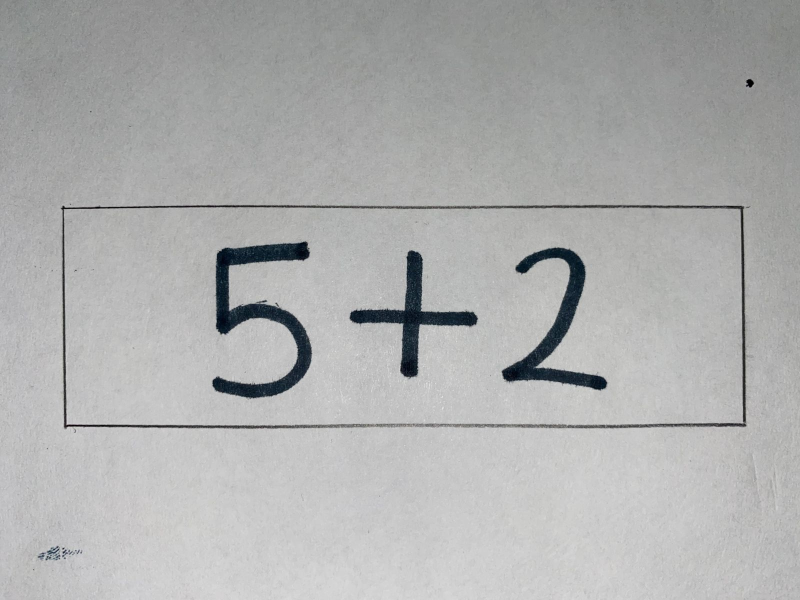
#> input picture pic5.jpg, 1600 x 1200 px (shown at 1/2 size)
$ python detector.py
#> lines starting #> are read from the running program, lines starting #| are printed output that depends on the picture; after the words box and inside, x2 and y2 are one past the last pixel; in counts of white or black regions, pixels touching at a corner belong together
import cv2 as cv
import imutils
import pytesseract
from pytesseract.pytesseract import image_to_string

pytesseract.pytesseract.tesseract_cmd = r'C:\Program Files\Tesseract-OCR\tesseract'

# Load the image
image = cv.imread("pic5.jpg") #operacion.png pic.jpg
#> image is the input picture: shape (1200, 1600, 3); mean B, G, R 173.9, 174.3, 173.5
# Pre-processing the image
image = imutils.resize(image,width=700,height=500)
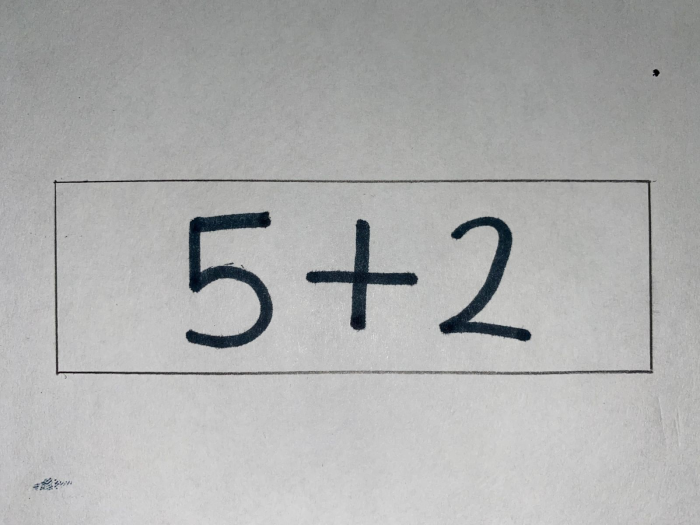
#> image: shape (525, 700, 3); mean B, G, R 173.9, 174.3, 173.5
# Convert it to gray scale
gray = cv.cvtColor(image, cv.COLOR_BGR2GRAY)
# Apply gaussian blur
blurred = cv.GaussianBlur(gray, (5,5), 0)
# Canny edge detector for the edge of the input
edged = cv.Canny(blurred, 50, 200, 255)
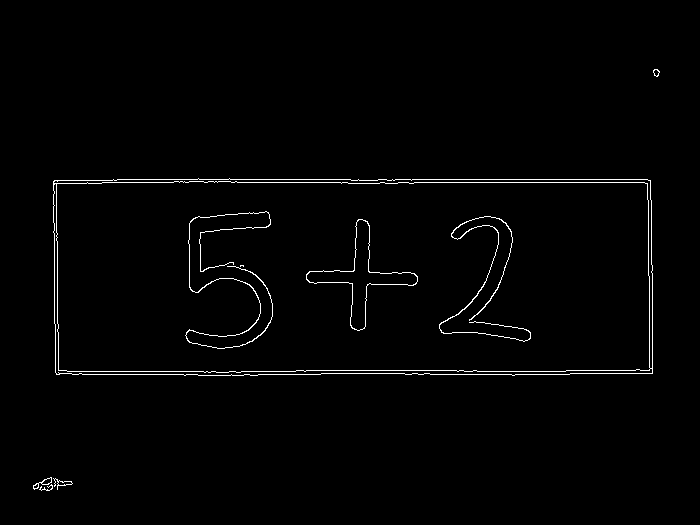
#> edged: shape (525, 700); 1.4% white in thin lines or dots, all inside (x1, y1, x2, y2) = (33, 69, 660, 491)
#cv.imshow("edged", edged)
# Detect contours
cnts,_=cv.findContours(edged,cv.RETR_LIST,cv.CHAIN_APPROX_SIMPLE)
#> cnts = 17 contours, 3 with area under 20; largest, box (x1, y1, x2, y2) and area: (53, 178, 653, 376) 116258, (56, 181, 651, 373) 111495, (306, 219, 418, 331) 2604, (306, 219, 418, 331) 2578, (53, 183, 653, 376) 2442
# Draw contours in image
#cv.drawContours(image,cnts,-1,(0,255,0),2)
#Erase the contours that we don'want
for c in cnts:
    # Calculate the area of the contours
    area = cv.contourArea(c)
    # Get values from each contours painted
    x,y,w,h = cv.boundingRect(c)
    # Epsilon
    epsilon = 0.055*cv.arcLength(c,True) #    epsilon = 0.0805*cv.arcLength(c,True)
    # Allows us to calculate the vertices of the contours
    approx = cv.approxPolyDP(c,epsilon,True)
    '''
    if len(approx) == 4 and area> 10000 and area<100000:
        print('area=',area)
        cv.drawContours(image,[c],0,(0,255,0),2)
        aspect_ratio = float(w)/h
        if aspect_ratio > 2.4:
            operacion = gray[y:y+h,x:x+w]
            text = pytesseract.image_to_string(operacion, config='--psm 11')
            print('text=',text)
            cv.imshow("operacion", operacion)
            cv.moveWindow("operacion",780,100)
            cv.rectangle(image,(x,y),(x+w,y+h),(0,255,0),3)
            cv.putText(image,text,(x+20,y-10),1,2.2,(0,255,0),3)
    '''
    if len(approx) == 4 and area> 100000 and area<120000:
        print('area=',area)
        #cv.drawContours(image,[c],0,(0,255,0),2)
        aspect_ratio = float(w)/h
        print(aspect_ratio)
        if aspect_ratio > 2.4:
            operacion = gray[y:y+h,x:x+w]
#> (the run stopped early here; a loop or call above may not have finished)

$ run again, with pic.jpg copied over pic5.jpg
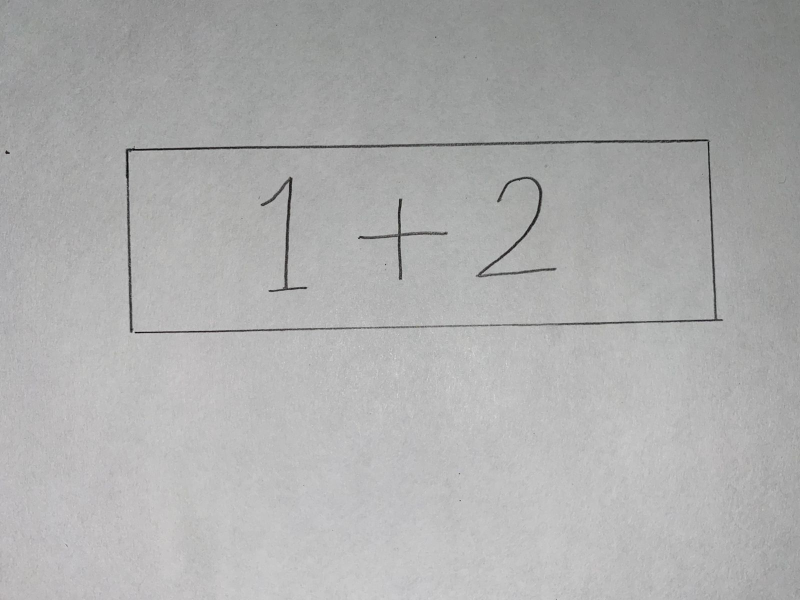
#> input picture pic.jpg, 1600 x 1200 px (shown at 1/2 size)
#> image is the input picture: shape (1200, 1600, 3); mean B, G, R 172.9, 173.1, 172.8
#> `image = imutils.resize(image,width=700,height=500)`:
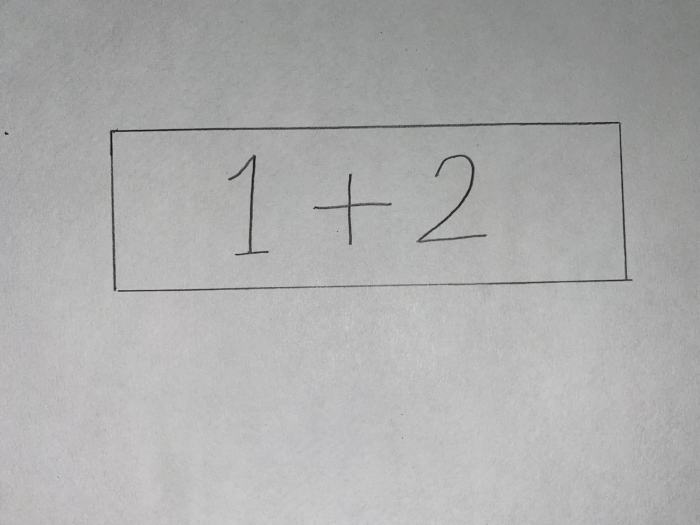
#> image: shape (525, 700, 3); mean B, G, R 172.9, 173.1, 172.8
#> `edged = cv.Canny(blurred, 50, 200, 255)`:
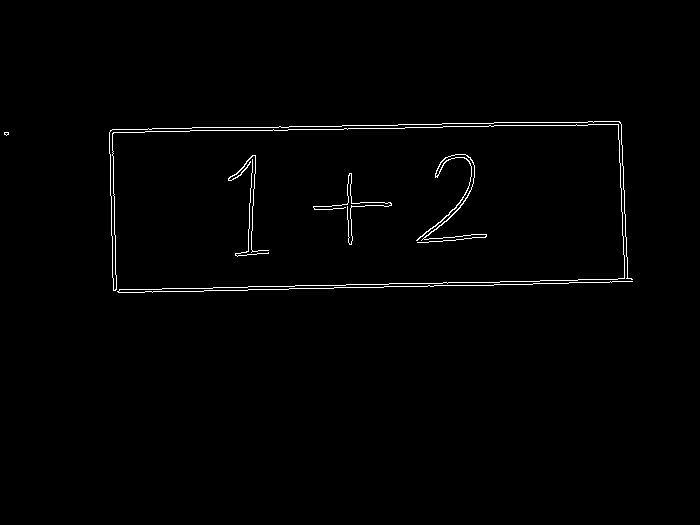
#> edged: shape (525, 700); 1% white in thin lines or dots, all inside (x1, y1, x2, y2) = (4, 121, 633, 293)
#> cnts = 7 contours, 5 with area under 20; largest, box (x1, y1, x2, y2) and area: (416, 154, 487, 243) 119, (228, 155, 269, 253) 38
#> the loop `for c in cnts:` made 7 passes
#> (area, x, y, w, h, epsilon, approx) on pass 3: (37.5, 228, 155, 41, 98, 20.5, [[255, 155], [228, 178], [255, 156], [251, 252]])

$ run again, with pic2.jpg copied over pic5.jpg
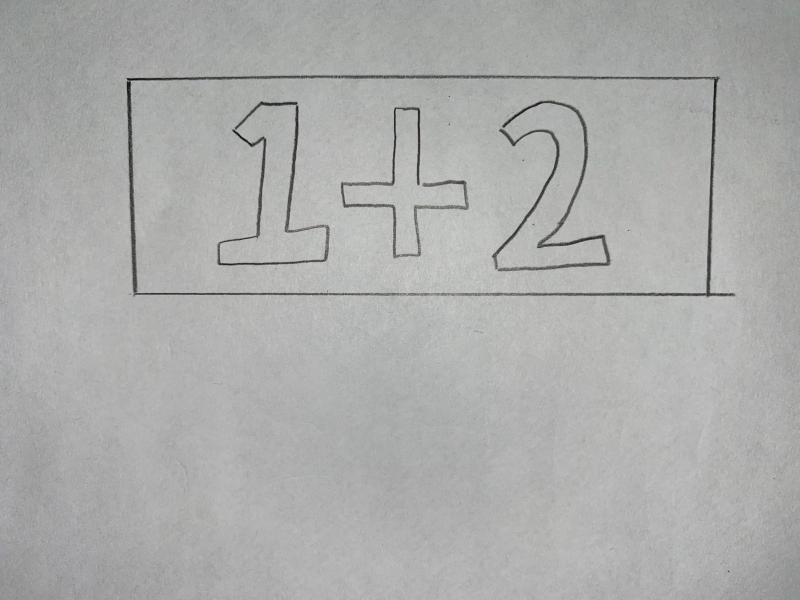
#> input picture pic2.jpg, 1600 x 1200 px (shown at 1/2 size)
#> image is the input picture: shape (1200, 1600, 3); mean B, G, R 171.1, 172.4, 171.6
#> `image = imutils.resize(image,width=700,height=500)`:
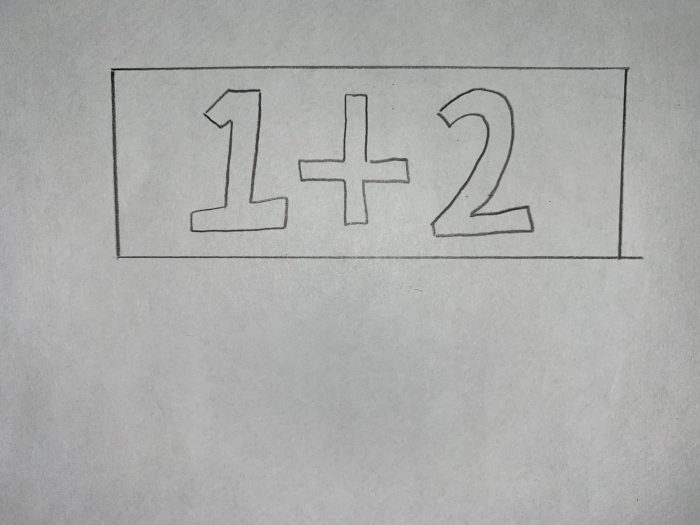
#> image: shape (525, 700, 3); mean B, G, R 171.1, 172.4, 171.6
#> `edged = cv.Canny(blurred, 50, 200, 255)`:
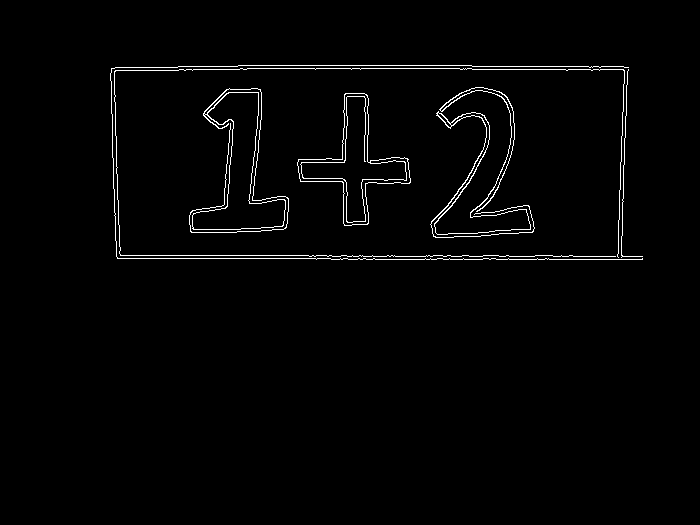
#> edged: shape (525, 700); 1.7% white in thin lines or dots, all inside (x1, y1, x2, y2) = (110, 65, 643, 260)
#> cnts = 10 contours, 4 with area under 20; largest, box (x1, y1, x2, y2) and area: (189, 88, 289, 233) 5323, (192, 92, 286, 230) 5226, (297, 93, 411, 226) 5132, (297, 93, 411, 226) 5108, (430, 87, 535, 238) 314, (437, 112, 452, 128) 52
#> the loop `for c in cnts:` made 10 passes
#> (area, x, y, w, h, epsilon, approx) on passes 2, 3, 5, 7: (52, 437, 112, 15, 16, 2.35, [[437, 113], [451, 126]]), (5107.5, 297, 93, 114, 133, 77.77, [[346, 93], [366, 224]]), (5225.5, 192, 92, 94, 138, 27.7, [[229, 92], [281, 226], [192, 226], [227, 206]]), (313.5, 430, 87, 105, 151, 130.3, [[459, 93], [532, 232]])

$ run again, with pic3.jpg copied over pic5.jpg
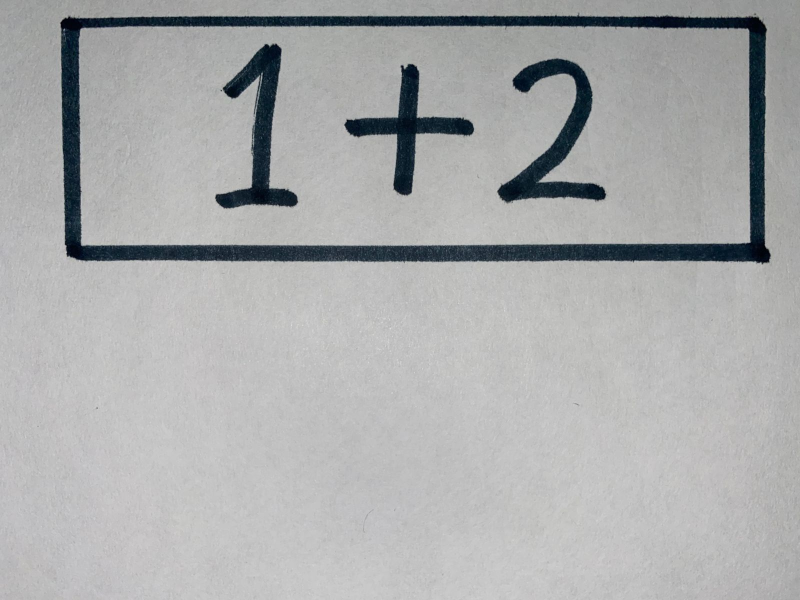
#> input picture pic3.jpg, 1600 x 1200 px (shown at 1/2 size)
#> image is the input picture: shape (1200, 1600, 3); mean B, G, R 172, 171.6, 170.2
#> `image = imutils.resize(image,width=700,height=500)`:
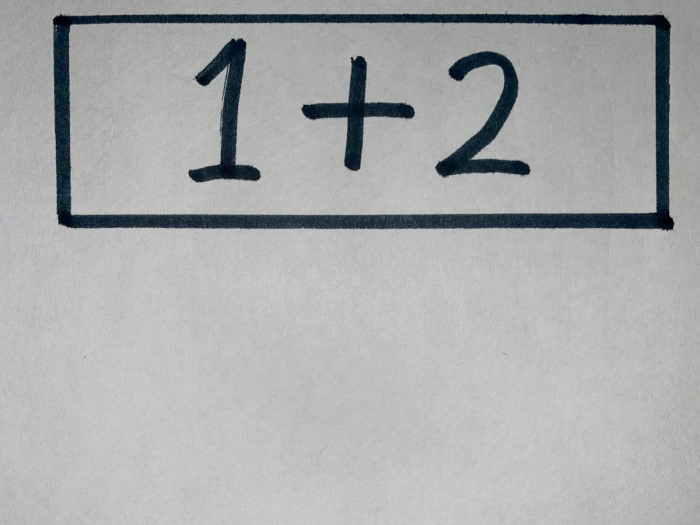
#> image: shape (525, 700, 3); mean B, G, R 172, 171.6, 170.2
#> `edged = cv.Canny(blurred, 50, 200, 255)`:
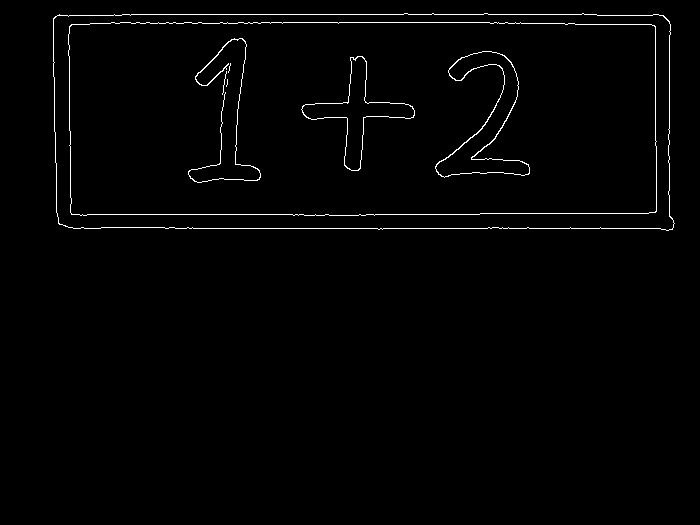
#> edged: shape (525, 700); 1.3% white in thin lines or dots, all inside (x1, y1, x2, y2) = (53, 13, 675, 231)
#> cnts = 12 contours, 3 with area under 20; largest, box (x1, y1, x2, y2) and area: (53, 13, 675, 231) 131256, (53, 13, 675, 231) 131240, (68, 22, 657, 216) 111987, (68, 22, 657, 216) 111981, (435, 51, 530, 178) 3932
